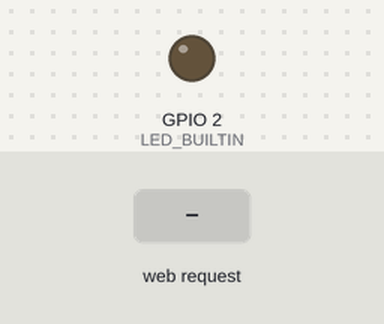
The sketch below on a simulated ESP32. Parts: output pins drawn as LEDs (lit = HIGH). Dashed ring = blinking. The test bench sets the inputs (shaded band). WiFi joins after 1.5 s; servers stay silent unless stated; uploads are accepted with an empty reply; what the sketch prints to the serial monitor is not drawn.

Above: at 3.4 s.
3.5 s: HTTP request GET /action/door_1/open received
At 4.7 s:
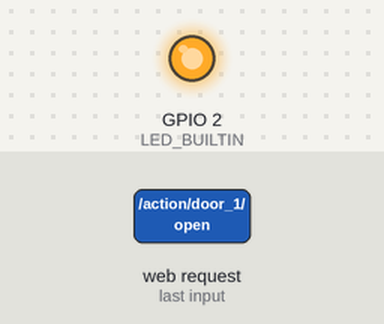
5.0 s: HTTP request GET /action/door_1/close received
At 6.0 s:
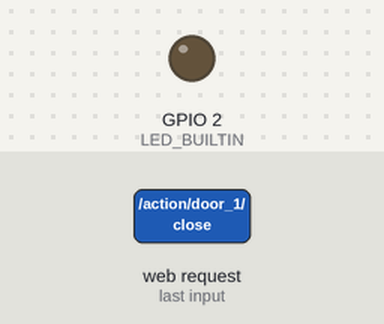
6.5 s: HTTP request GET /action/door_2/open received
At 7.9 s:
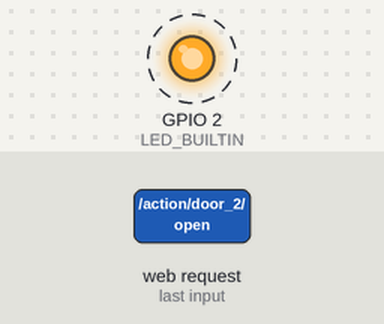
Timing chart, 0 to 15.5 s (numbered marks = the images above; inputs shaded):
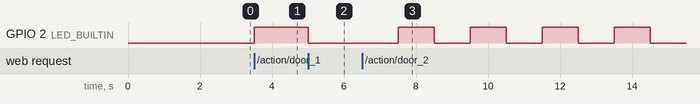

Measured:
- after the input at 3.5 s, GPIO 2 (LED_BUILTIN): LOW → HIGH at once
- after the input at 5.0 s, GPIO 2 (LED_BUILTIN): HIGH → LOW at once
- after the input at 6.5 s, GPIO 2 (LED_BUILTIN): alternates HIGH for 1.0 s and LOW for 1.0 s, starting after 1.0 s

The sketch:

sketch_feb10a.ino
```cpp
#include <WiFi.h>
#include <WebServer.h>
#include <HTTPClient.h>

// Network credentials
// const char* ssid = "Freebox-chouaib";
// const char* password = "HamzaSkitou@2811@1992";
// const char* djangoURL = "http://192.168.1.30:8000/api/update_ip";

// Network credentials
const char* ssid = "chouaib";
const char* password = "chouaib2021";
const char* djangoURL = "http://172.20.10.2:8000/api/update_ip";

// Create a web server object that listens for HTTP request on port 80
WebServer server(80);

unsigned long lastFlashTime = 0;
int flashCount = 0;
int flashLimit = 0;
int flashInterval = 1000; // Default to 1 second
int doorNumberFlashing = 0;

void handleRoot() {
  server.send(200, "text/plain", "ESP32 Web Server");
}

void turnLEDOn() {
  digitalWrite(LED_BUILTIN, HIGH);
}

void turnLEDOff() {
  digitalWrite(LED_BUILTIN, LOW);
}

void handlePing() {
  server.send(200, "text/plain", "Pong");
}

void handleSensorStatus(int sensor_number) {
  bool sensor_status = digitalRead(sensor_number);  // Example for obtaining sensor status
  server.send(200, "application/json", "{\"status\":\"" + String(sensor_status ? "activated" : "deactivated") + "\"}");
}


void handleActionControl(int door, bool open) {
  if (open) {
    switch (door) {
      case 1:
        turnLEDOn();
        flashLimit = 0; // No flashing, just stay on
        break;
      case 2:
        doorNumberFlashing = 2;
        flashInterval = 1000; // Flash every second
        flashLimit = -1; // Infinite flash
        break;
      case 3:
        doorNumberFlashing = 3;
        flashInterval = 1000; // Flash two times every second
        flashLimit = -1; // Infinite flash
        break;
      case 4:
        doorNumberFlashing = 4;
        flashInterval = 2000; // Flash three times every two seconds
        flashLimit = -1; // Infinite flash
        break;
    }
    lastFlashTime = millis(); // Reset timer
    flashCount = 0; // Reset flash counter
  } else {
    turnLEDOff();
    flashLimit = 0;
  }
  server.send(200, "text/plain", "Door " + String(door) + (open ? " opened." : " closed."));
}

void setup() {
  Serial.begin(115200);
  pinMode(LED_BUILTIN, OUTPUT);
  turnLEDOff();

  WiFi.begin(ssid, password);
  while (WiFi.status() != WL_CONNECTED) {
    delay(1000);
    Serial.print(".");
  }

  HTTPClient http;
  http.begin(djangoURL);
  http.addHeader("Content-Type", "application/x-www-form-urlencoded");
  String httpRequestData = "ip=" + WiFi.localIP().toString();
  int httpResponseCode = http.POST(httpRequestData);
  http.end();

  server.on("/", handleRoot);
  server.on("/action/door_1/open", []() { handleActionControl(1, true); });
  server.on("/action/door_1/close", []() { handleActionControl(1, false); });
  server.on("/action/door_2/open", []() { handleActionControl(2, true); });
  server.on("/action/door_2/close", []() { handleActionControl(2, false); });
  server.on("/action/door_3/open", []() { handleActionControl(3, true); });
  server.on("/action/door_3/close", []() { handleActionControl(3, false); });
  server.on("/action/door_4/open", []() { handleActionControl(4, true); });
  server.on("/action/door_4/close", []() { handleActionControl(4, false); });

  server.on("/status/sensor_1", []() { handleSensorStatus(1); });
  server.on("/status/sensor_2", []() { handleSensorStatus(2); });
  server.on("/status/sensor_3", []() { handleSensorStatus(3); });
  server.on("/status/sensor_4", []() { handleSensorStatus(4); });

  server.on("/ping", handlePing);

  server.begin();
}

void loop() {
  server.handleClient();

  // Handle LED flashing logic
  if (flashLimit != 0 && (millis() - lastFlashTime >= flashInterval)) {
    if (digitalRead(LED_BUILTIN) == HIGH) {
      turnLEDOff();
    } else {
      turnLEDOn();
      flashCount++;
    }
    lastFlashTime = millis();
    if (flashLimit > 0 && flashCount >= flashLimit) {
      turnLEDOff(); // Optionally turn off after limit
      flashLimit = 0; // Stop flashing
    }
  }
}


// void setup() {
//   pinMode(LED_BUILTIN, OUTPUT);
//   digitalWrite(LED_BUILTIN, LOW); // Assurez-vous que la LED est éteinte au démarrage

//   WiFi.begin(ssid, password);
//   while (WiFi.status() != WL_CONNECTED) {
//     delay(1000);
//   }

//   server.on("/", handleRoot);
//   server.on("/ledon", handleLEDOn);
//   server.on("/ledoff", handleLEDOff);

//   server.begin();
// }

// void loop() {
//   server.handleClient();
// }


// #include <WiFi.h>
// #include <WebServer.h>

// const char* ssid = "...";
// const char* password = "chouaib2021";

// // const char* ssid = "Freebox-chouaib";
// // const char* password = "HamzaSkitou@2811@1992";
// #define BUTTON_PIN 0
// void setup() {
//   // Initialiser la LED intégrée comme une sortie
//   pinMode(LED_BUILTIN, OUTPUT);
//   pinMode(BUTTON_PIN, INPUT_PULLUP);

//   // Démarrer la communication série à 115200 bauds
//   Serial.begin(115200);
// }

// void loop() {
//   static bool lastButtonState = HIGH; // Stocke l'état précédent du bouton
//   bool currentButtonState = digitalRead(BUTTON_PIN); // Lire l'état actuel du bouton

//   // Vérifier si des données sont disponibles sur le port série
//   if (Serial.available() > 0) {
//     // Lire la commande jusqu'à ce qu'un saut de ligne (\n) soit détecté
//     String command = Serial.readStringUntil('\n');

//     // Supprimer les espaces blancs ou les caractères de nouvelle ligne en excès
//     command.trim();

//     // Comparer la commande reçue et agir en conséquence
//     if (command == "LED_ON") {
//       // Allumer la LED intégrée
//       digitalWrite(LED_BUILTIN, HIGH);
//       Serial.println("LED is ON");
//     } else if (command == "LED_OFF") {
//       // Éteindre la LED intégrée
//       digitalWrite(LED_BUILTIN, LOW);
//       Serial.println("LED is OFF");
//     } else if (command == "SENSOR_STATE") {
//       Serial.println("SENSOR_TRUE");
//     } else if (command == "BTN_STATE") {
//       // Vérifie si l'état du bouton a changé
//       if (currentButtonState != lastButtonState) {
//         // Mettre à jour l'état précédent avec l'état actuel
//         lastButtonState = currentButtonState;

//         // Vérifier si le bouton est pressé
//         if (currentButtonState == LOW) {
//           Serial.println("Button Pressed");
//         } else {
//           Serial.println("Button Released");
//         }
//       }
//     } else {
//       // Envoyer un message d'erreur si la commande est inconnue
//       Serial.println("Unknown command");
//     }
//   }


// }
```
